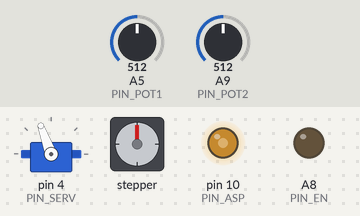
Bench run of a sketch on a simulated Arduino Mega 2560, built with avr-gcc and run on an emulated ATmega2560. Shown: servo, stepper motor, output pins drawn as LEDs (lit = HIGH). The test bench sets the inputs (shaded band); at power-on: A5 (PIN_POT1) = 512, A9 (PIN_POT2) = 512. Stepper angles assume 200 steps per turn.

Above: at 2.8 s.
2.9 s: A5 (PIN_POT1) set to 0
At 3.26 s:
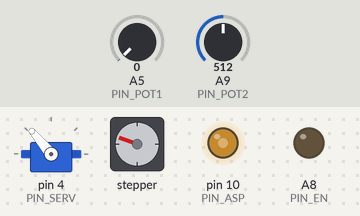
5.9 s: A9 (PIN_POT2) set to 716
At 6.17 s:
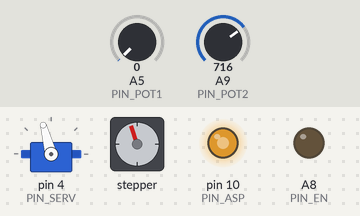
8.9 s: A5 (PIN_POT1) set to 115
11.9 s: A9 (PIN_POT2) set to 900
At 12.9 s:
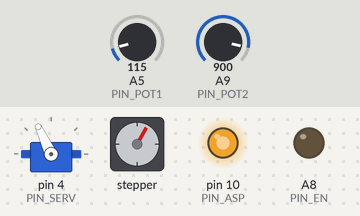
14.9 s: A5 (PIN_POT1) set to 122
17.9 s: A9 (PIN_POT2) set to 511
At 18.9 s:
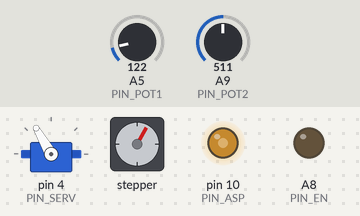
Timing chart, 0 to 68.4 s (numbered marks = the images above; inputs shaded):
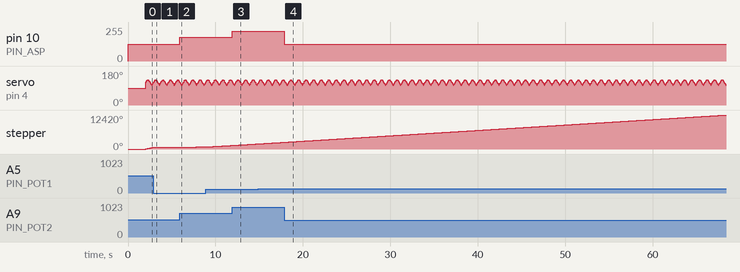

Measured:
- after the input at 5.9 s, pin 10 (PIN_ASP): 127/255 → 178/255 at once
- after the input at 11.9 s, pin 10 (PIN_ASP): 178/255 → 224/255 at once
- after the input at 17.9 s, pin 10 (PIN_ASP): 224/255 → 127/255 at once

The sketch:

programa2.1.ino
```cpp
// Programa de control de Peletizadora.


#include <AccelStepper.h>
#include <Servo.h>
#define PIN_STEP 46
#define PIN_DIR 48
#define PIN_EN A8
#define PIN_ASP 10
#define PIN_POT1 A5 //Potenciometro para controlar la velocidad de la tractora
#define PIN_POT2 A9  //Potenciometro para controlar la velocidad de las aspas
#define PIN_SERV 4  //Pin del servo oscilador
//AccelStepper stepper(1,STEP,DIR); // Defaults to AccelStepper::FULL4WIRE (4 pins) on 2, 3, 4, 5

AccelStepper stepper(1,PIN_STEP,PIN_DIR); // Defaults to AccelStepper::FULL4WIRE (4 pins) on 2, 3, 4, 5
Servo oscilador;
int pot1,pot2,pos=120;
int subida = 1; //Variable para controlar el giro del oscilador;
int ciclo=0;
int nciclo=150; //Numero de ciclos a incrementar el valor;
void setup()
{
    pinMode(PIN_POT1,INPUT);
    pinMode(PIN_POT2,INPUT);
    pinMode(PIN_ASP,OUTPUT);
    pinMode(PIN_EN,OUTPUT);
    digitalWrite(PIN_EN,LOW);
    oscilador.attach(PIN_SERV);
    //2500
    stepper.setMaxSpeed(2500);
    stepper.setSpeed(150);
    //stepper.setAcceleration(2500);
    //stepper.setCurrentPosition(0);
    Serial.begin(9600);

}

void loop()
{
  pot2=analogRead(PIN_POT2);
  pot2=map(pot2,0,1024,0,255);
  analogWrite(PIN_ASP,pot2);
  delay(2000);
  while(1){
      //Control de velocidad para tractora
      pot1=analogRead(PIN_POT1);
      pot1=map(pot1,0,1024,10,900);  //300-900
      digitalWrite(PIN_EN,LOW);
      stepper.setSpeed(pot1);
      stepper.runSpeed();

      //Control de velocidad para aspas
      pot2=analogRead(PIN_POT2);
      pot2=map(pot2,0,1024,0,255);
      analogWrite(PIN_ASP,pot2);

      //Control de velocidad para servo

      if (ciclo>=nciclo){
        if (subida){
          pos+=5;
          ciclo=0;
        }
        else if (!subida){
          pos-=5;;
          ciclo=0;
        }
      }
      if ((pos>=135)){
        subida=0;
      }
      else if (pos<=105){
        subida=1;
      }

      oscilador.write(pos);
      ciclo++;
  }
}
```
